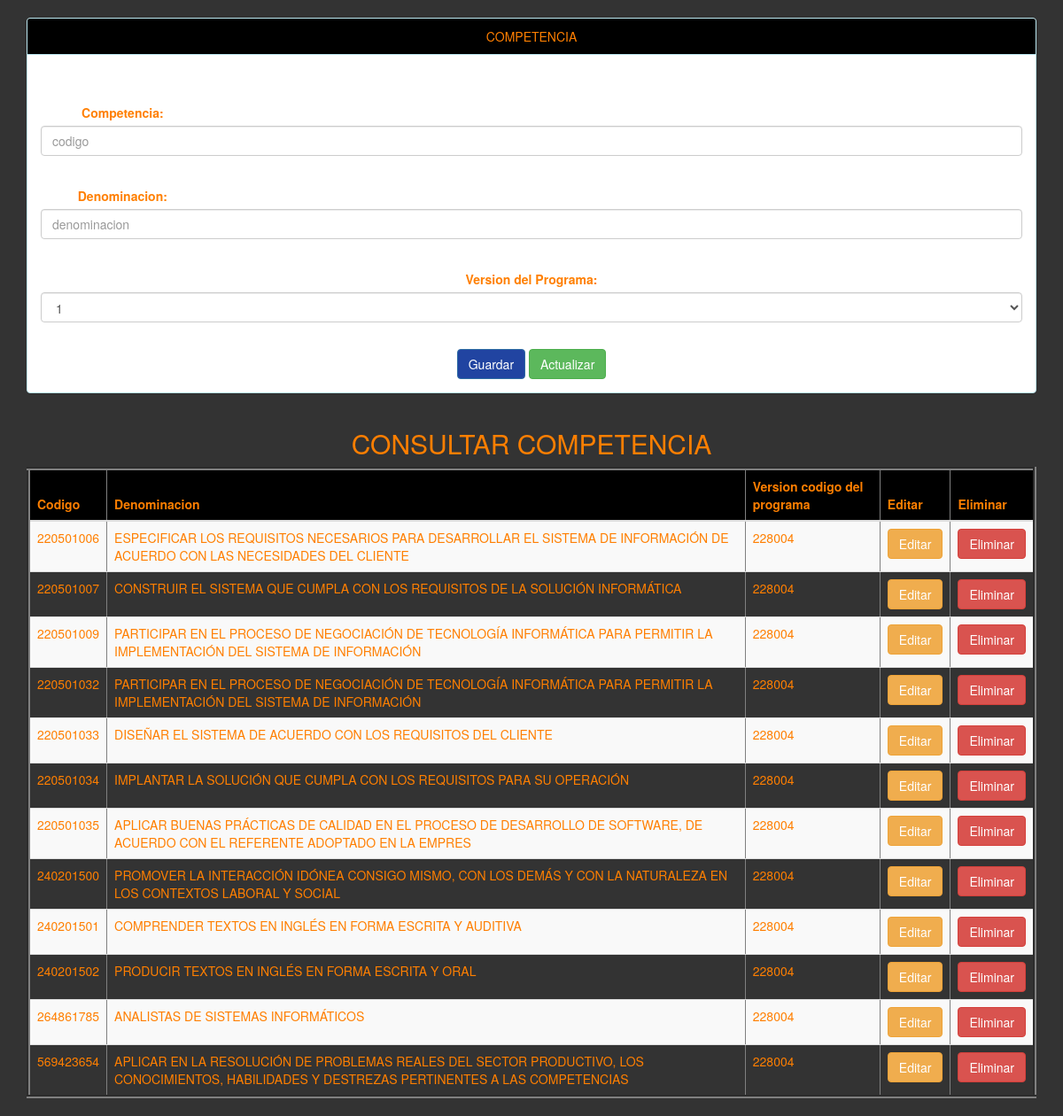
The app's page /competencia/documento.php with its own data.
### tables this page shows
CREATE TABLE `competence` (
  `codeC` varchar(40) NOT NULL,
  `denomination` tinytext NOT NULL,
  `programCode_version` varchar(15) NOT NULL
);

### competencia/competenceController.php (called while the page is built, shortened)
<?php
class competence{
public function _get ($k){return $this->$k;}
public function _set ($k,$V){return $this-> $k = $V;}
}
?>

### conexion.php (called while the page is built)
<?php
class database {
	public static function conectar (){
	try{
	$pdo=new PDO('mysql:host=localhost;dbname=db_SOSP; charset=utf8','root','');
 	$pdo->setAttribute (PDO::ATTR_ERRMODE,PDO::ERRMODE_EXCEPTION);
 	return $pdo;
	}catch (Exception $e){
	die($e->getMessage());
		}
	}
}
?>

### competencia/competenceModel.php (called while the page is built, shortened)
<?php
class competenceModel{
	private $pdo;
	public function __CONSTRUCT(){
	try{
	$this ->pdo=database::conectar();
	}catch(Exception $ex){
	die($e->getMessage());
	}
	}
public function Listar(){
	try{
		$result = array();
		$stm = $this->pdo->Prepare('SELECT * FROM competence ');
		$stm->execute();
		foreach($stm->fetchAll(PDO::FETCH_OBJ) as $r) {
			$usu = new competence();
			$usu->_SET('codeC', $r->codeC);
			$usu->_SET('denomination', $r->denomination);
			$usu->_SET('programCode_version', $r->programCode_version);
			$result[] = $usu;
		}
		return $result;
	}
	catch(Exception $e){
		die ($e->getMessage());
	}
}
}

### competencia/documento.php (the view, shortened to what this page needs)
<?php
require_once 'competenceController.php';
require_once 'competenceModel.php';
require_once '../conexion.php';
$usu = new competence();
$model = new competenceModel();
$db = database::conectar();
$camposDesabilitados = '';
?>
<!DOCTYPE html>
<html lang="es">
<head>
	<link rel="stylesheet"  href="../bootstrap/css/bootstrap.css">
</head>
<body>
<center>
  <div class="container">
	<div class="panel panel-info">
      <div class="panel-heading" align="center">COMPETENCIA</div>
            <div class="panel-body"><br><br>
<form action="SOSConexion.php" method="post">
  <div class="form-group">
      <label class="control-label col-sm-2" for="Tipo Instructor">Competencia:</label><br>
      <input type="text" name="codeC" value="<?php echo $usu->_GET('codeC')?>" class="form-control" placeholder="codigo" required>
      <div class="col-sm-10">
      </div>
      </div>
      <br>
<div class="form-group">
      <label class="control-label col-sm-2" for="ID">Denominacion:</label><br>
      <input type="text" name="denomination" value="<?php echo $usu->_GET('denomination')?>" class="form-control" placeholder="denominacion" required>
      <div class="col-sm-10">
      </div>
    </div>
    <br>
      <div class="form-group">
	<label trol-label col-sm-2" for="ID">Version del Programa:</label>
	<select class="form-control" name="programCode_version">
	<?php
	foreach($db-> query('SELECT * FROM program')as $row){
	echo '<option value="'.$row['programCode_version'].'">'.$row['programCode_version'].'</option>';
	}
	?>
	</select>
	</div>
      </div>
	<div class="form-group">
		<?php if($camposDesabilitados != 'disabled'){ ?>
		<input type="submit" class="btn btn-primary" value="Guardar" onclick="this.form.action='?action=registrar';"/>
		<?php } ?>
		<input type="submit" class="btn btn-success" value="Actualizar" onclick="this.form.action='?action=Actualizar';"/>
	</div>
	</div>
	</div>
	<div class="container">
		<h2>CONSULTAR COMPETENCIA </h2>
		<div class="table-responsive">
			<table border="4" class="table table-striped">
			<thead>
				<tr class="info">
					<th>Codigo</th>
					<th>Denominacion</th>
					<th>Version codigo del programa</th>
					<th>Editar</th>
					<th>Eliminar</th>
					</tr>
			</thead>
		<?php
		foreach ($model->Listar() as $r){
			?>
			<tr>
			<td><?php echo $r->_GET('codeC');?></td>
			<td><?php echo $r->_GET('denomination');?></td>
			<td><?php echo $r->_GET('programCode_version');?></td>
			<td>
				<a href="?action=editar&codeC=<?php echo $r->_GET('codeC'); ?>" class="btn btn-warning">Editar</a>
			</td>
			<td>
				<a href="?action=eliminar&codeC=<?php echo $r->_GET('codeC'); ?>" class="btn btn-danger" onclick ="return confirm('¿Esta seguro de eliminar el estado de formacion?')">Eliminar</a>
			</td>
			</tr>
		<?php } ?>
			</table>
			</div>
			</div>
</center>
</body>
</html>

### records on screen
competence: _GET "220501006", _GET "ESPECIFICAR LOS REQUISITOS NECESARIOS PARA DESARROLLAR EL SISTEMA DE INFORMACIÓN DE ACUERDO CON LAS NECESIDADES DEL CLIENTE", _GET "228004"
competence: _GET "220501007", _GET "CONSTRUIR EL SISTEMA QUE CUMPLA CON LOS REQUISITOS DE LA SOLUCIÓN INFORMÁTICA", _GET "228004"
competence: _GET "220501009", _GET "PARTICIPAR EN EL PROCESO DE NEGOCIACIÓN DE TECNOLOGÍA INFORMÁTICA PARA PERMITIR LA IMPLEMENTACIÓN DEL SISTEMA DE INFORMACIÓN", _GET "228004"
competence: _GET "220501032", _GET "PARTICIPAR EN EL PROCESO DE NEGOCIACIÓN DE TECNOLOGÍA INFORMÁTICA PARA PERMITIR LA IMPLEMENTACIÓN DEL SISTEMA DE INFORMACIÓN", _GET "228004"
competence: _GET "220501033", _GET "DISEÑAR EL SISTEMA DE ACUERDO CON LOS REQUISITOS DEL CLIENTE", _GET "228004"
competence: _GET "220501034", _GET "IMPLANTAR LA SOLUCIÓN QUE CUMPLA CON LOS REQUISITOS PARA SU OPERACIÓN", _GET "228004"
competence: _GET "220501035", _GET "APLICAR BUENAS PRÁCTICAS DE CALIDAD EN EL PROCESO DE DESARROLLO DE SOFTWARE, DE ACUERDO CON EL REFERENTE ADOPTADO EN LA EMPRES", _GET "228004"
competence: _GET "240201500", _GET "PROMOVER LA INTERACCIÓN IDÓNEA CONSIGO MISMO, CON LOS DEMÁS Y CON LA NATURALEZA EN LOS CONTEXTOS LABORAL Y SOCIAL", _GET "228004"
competence: _GET "240201501", _GET "COMPRENDER TEXTOS EN INGLÉS EN FORMA ESCRITA Y AUDITIVA", _GET "228004"
competence: _GET "240201502", _GET "PRODUCIR TEXTOS EN INGLÉS EN FORMA ESCRITA Y ORAL", _GET "228004"
competence: _GET "264861785", _GET "ANALISTAS DE SISTEMAS INFORMÁTICOS", _GET "228004"
competence: _GET "569423654", _GET "APLICAR EN LA RESOLUCIÓN DE PROBLEMAS REALES DEL SECTOR PRODUCTIVO, LOS CONOCIMIENTOS, HABILIDADES Y DESTREZAS PERTINENTES A LAS COMPETENCIAS", _GET "228004"

### other values on screen
form field programCode_version "1"
